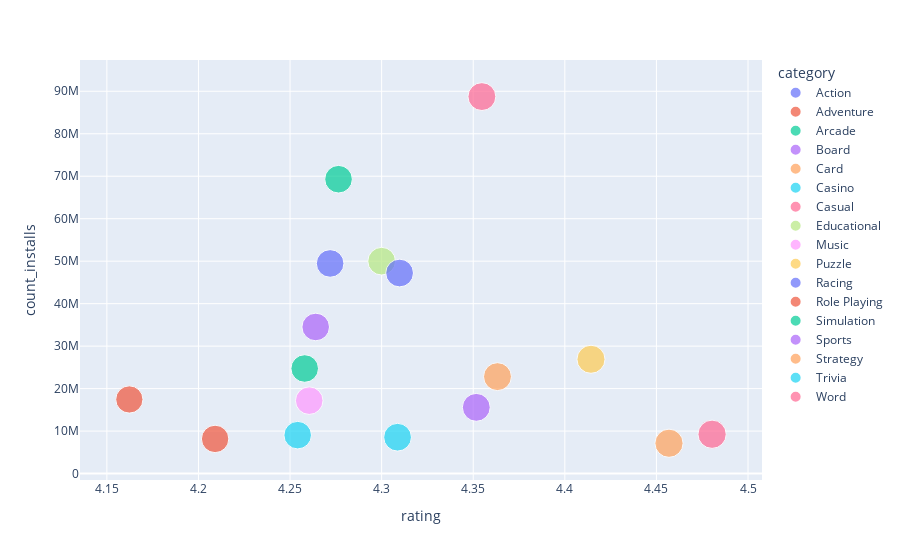

Notebook code for this chart:
### Markdown cell above
### 3. ¿Cuáles son las instalaciones y calificaciones promedio por categoría?

### Code cell
df_respuesta = df[['count_installs','rating', 'category']].groupby(['category']).mean()
print(df_respuesta)


fig = px.scatter(df_respuesta, x="rating", y="count_installs", size="rating", color=df_respuesta.index,
                 hover_name="rating")
fig.show()

### Figure 1 — Plotly figure (JSON) as saved in the notebook; plotly's stock layout.template omitted (floating-point values rounded to 4 significant figures)
{"data": [{"hovertemplate": "<b>%{hovertext}</b><br><br>category=Action<br>rating=%{marker.size}<br>count_installs=%{y}<extra></extra>", "hovertext": [4.272], "legendgroup": "Action", "marker": {"color": "#636efa", "size": [4.272], "sizemode": "area", "sizeref": 0.0112, "symbol": "circle"}, "mode": "markers", "name": "Action", "orientation": "v", "showlegend": true, "type": "scatter", "x": [4.272], "xaxis": "x", "y": [49468750], "yaxis": "y"}, {"hovertemplate": "<b>%{hovertext}</b><br><br>category=Adventure<br>rating=%{marker.size}<br>count_installs=%{y}<extra></extra>", "hovertext": [4.162], "legendgroup": "Adventure", "marker": {"color": "#EF553B", "size": [4.162], "sizemode": "area", "sizeref": 0.0112, "symbol": "circle"}, "mode": "markers", "name": "Adventure", "orientation": "v", "showlegend": true, "type": "scatter", "x": [4.162], "xaxis": "x", "y": [17440000.0], "yaxis": "y"}, {"hovertemplate": "<b>%{hovertext}</b><br><br>category=Arcade<br>rating=%{marker.size}<br>count_installs=%{y}<extra></extra>", "hovertext": [4.276], "legendgroup": "Arcade", "marker": {"color": "#00cc96", "size": [4.276], "sizemode": "area", "sizeref": 0.0112, "symbol": "circle"}, "mode": "markers", "name": "Arcade", "orientation": "v", "showlegend": true, "type": "scatter", "x": [4.276], "xaxis": "x", "y": [69300000.0], "yaxis": "y"}, {"hovertemplate": "<b>%{hovertext}</b><br><br>category=Board<br>rating=%{marker.size}<br>count_installs=%{y}<extra></extra>", "hovertext": [4.352], "legendgroup": "Board", "marker": {"color": "#ab63fa", "size": [4.352], "sizemode": "area", "sizeref": 0.0112, "symbol": "circle"}, "mode": "markers", "name": "Board", "orientation": "v", "showlegend": true, "type": "scatter", "x": [4.352], "xaxis": "x", "y": [15590000.0], "yaxis": "y"}, {"hovertemplate": "<b>%{hovertext}</b><br><br>category=Card<br>rating=%{marker.size}<br>count_installs=%{y}<extra></extra>", "hovertext": [4.457], "legendgroup": "Card", "marker": {"color": "#FFA15A", "size": [4.457], "sizemode": "area", "sizeref": 0.0112, "symbol": "circle"}, "mode": "markers", "name": "Card", "orientation": "v", "showlegend": true, "type": "scatter", "x": [4.457], "xaxis": "x", "y": [7143000.0], "yaxis": "y"}, {"hovertemplate": "<b>%{hovertext}</b><br><br>category=Casino<br>rating=%{marker.size}<br>count_installs=%{y}<extra></extra>", "hovertext": [4.254], "legendgroup": "Casino", "marker": {"color": "#19d3f3", "size": [4.254], "sizemode": "area", "sizeref": 0.0112, "symbol": "circle"}, "mode": "markers", "name": "Casino", "orientation": "v", "showlegend": true, "type": "scatter", "x": [4.254], "xaxis": "x", "y": [9047000], "yaxis": "y"}, {"hovertemplate": "<b>%{hovertext}</b><br><br>category=Casual<br>rating=%{marker.size}<br>count_installs=%{y}<extra></extra>", "hovertext": [4.355], "legendgroup": "Casual", "marker": {"color": "#FF6692", "size": [4.355], "sizemode": "area", "sizeref": 0.0112, "symbol": "circle"}, "mode": "markers", "name": "Casual", "orientation": "v", "showlegend": true, "type": "scatter", "x": [4.355], "xaxis": "x", "y": [88750000.0], "yaxis": "y"}, {"hovertemplate": "<b>%{hovertext}</b><br><br>category=Educational<br>rating=%{marker.size}<br>count_installs=%{y}<extra></extra>", "hovertext": [4.3], "legendgroup": "Educational", "marker": {"color": "#B6E880", "size": [4.3], "sizemode": "area", "sizeref": 0.0112, "symbol": "circle"}, "mode": "markers", "name": "Educational", "orientation": "v", "showlegend": true, "type": "scatter", "x": [4.3], "xaxis": "x", "y": [50000000], "yaxis": "y"}, {"hovertemplate": "<b>%{hovertext}</b><br><br>category=Music<br>rating=%{marker.size}<br>count_installs=%{y}<extra></extra>", "hovertext": [4.26], "legendgroup": "Music", "marker": {"color": "#FF97FF", "size": [4.26], "sizemode": "area", "sizeref": 0.0112, "symbol": "circle"}, "mode": "markers", "name": "Music", "orientation": "v", "showlegend": true, "type": "scatter", "x": [4.26], "xaxis": "x", "y": [17170000.0], "yaxis": "y"}, {"hovertemplate": "<b>%{hovertext}</b><br><br>category=Puzzle<br>rating=%{marker.size}<br>count_installs=%{y}<extra></extra>", "hovertext": [4.414], "legendgroup": "Puzzle", "marker": {"color": "#FECB52", "size": [4.414], "sizemode": "area", "sizeref": 0.0112, "symbol": "circle"}, "mode": "markers", "name": "Puzzle", "orientation": "v", "showlegend": true, "type": "scatter", "x": [4.414], "xaxis": "x", "y": [26910000.0], "yaxis": "y"}, {"hovertemplate": "<b>%{hovertext}</b><br><br>category=Racing<br>rating=%{marker.size}<br>count_installs=%{y}<extra></extra>", "hovertext": [4.31], "legendgroup": "Racing", "marker": {"color": "#636efa", "size": [4.31], "sizemode": "area", "sizeref": 0.0112, "symbol": "circle"}, "mode": "markers", "name": "Racing", "orientation": "v", "showlegend": true, "type": "scatter", "x": [4.31], "xaxis": "x", "y": [47210000.0], "yaxis": "y"}, {"hovertemplate": "<b>%{hovertext}</b><br><br>category=Role Playing<br>rating=%{marker.size}<br>count_installs=%{y}<extra></extra>", "hovertext": [4.209], "legendgroup": "Role Playing", "marker": {"color": "#EF553B", "size": [4.209], "sizemode": "area", "sizeref": 0.0112, "symbol": "circle"}, "mode": "markers", "name": "Role Playing", "orientation": "v", "showlegend": true, "type": "scatter", "x": [4.209], "xaxis": "x", "y": [8157000.0], "yaxis": "y"}, {"hovertemplate": "<b>%{hovertext}</b><br><br>category=Simulation<br>rating=%{marker.size}<br>count_installs=%{y}<extra></extra>", "hovertext": [4.258], "legendgroup": "Simulation", "marker": {"color": "#00cc96", "size": [4.258], "sizemode": "area", "sizeref": 0.0112, "symbol": "circle"}, "mode": "markers", "name": "Simulation", "orientation": "v", "showlegend": true, "type": "scatter", "x": [4.258], "xaxis": "x", "y": [24736000], "yaxis": "y"}, {"hovertemplate": "<b>%{hovertext}</b><br><br>category=Sports<br>rating=%{marker.size}<br>count_installs=%{y}<extra></extra>", "hovertext": [4.264], "legendgroup": "Sports", "marker": {"color": "#ab63fa", "size": [4.264], "sizemode": "area", "sizeref": 0.0112, "symbol": "circle"}, "mode": "markers", "name": "Sports", "orientation": "v", "showlegend": true, "type": "scatter", "x": [4.264], "xaxis": "x", "y": [34512000], "yaxis": "y"}, {"hovertemplate": "<b>%{hovertext}</b><br><br>category=Strategy<br>rating=%{marker.size}<br>count_installs=%{y}<extra></extra>", "hovertext": [4.363], "legendgroup": "Strategy", "marker": {"color": "#FFA15A", "size": [4.363], "sizemode": "area", "sizeref": 0.0112, "symbol": "circle"}, "mode": "markers", "name": "Strategy", "orientation": "v", "showlegend": true, "type": "scatter", "x": [4.363], "xaxis": "x", "y": [22820000.0], "yaxis": "y"}, {"hovertemplate": "<b>%{hovertext}</b><br><br>category=Trivia<br>rating=%{marker.size}<br>count_installs=%{y}<extra></extra>", "hovertext": [4.309], "legendgroup": "Trivia", "marker": {"color": "#19d3f3", "size": [4.309], "sizemode": "area", "sizeref": 0.0112, "symbol": "circle"}, "mode": "markers", "name": "Trivia", "orientation": "v", "showlegend": true, "type": "scatter", "x": [4.309], "xaxis": "x", "y": [8558000.0], "yaxis": "y"}, {"hovertemplate": "<b>%{hovertext}</b><br><br>category=Word<br>rating=%{marker.size}<br>count_installs=%{y}<extra></extra>", "hovertext": [4.48], "legendgroup": "Word", "marker": {"color": "#FF6692", "size": [4.48], "sizemode": "area", "sizeref": 0.0112, "symbol": "circle"}, "mode": "markers", "name": "Word", "orientation": "v", "showlegend": true, "type": "scatter", "x": [4.48], "xaxis": "x", "y": [9257000.0], "yaxis": "y"}], "layout": {"legend": {"itemsizing": "constant", "title": {"text": "category"}, "tracegroupgap": 0}, "margin": {"t": 60}, "xaxis": {"anchor": "y", "domain": [0, 1], "title": {"text": "rating"}}, "yaxis": {"anchor": "x", "domain": [0, 1], "title": {"text": "count_installs"}}}}
